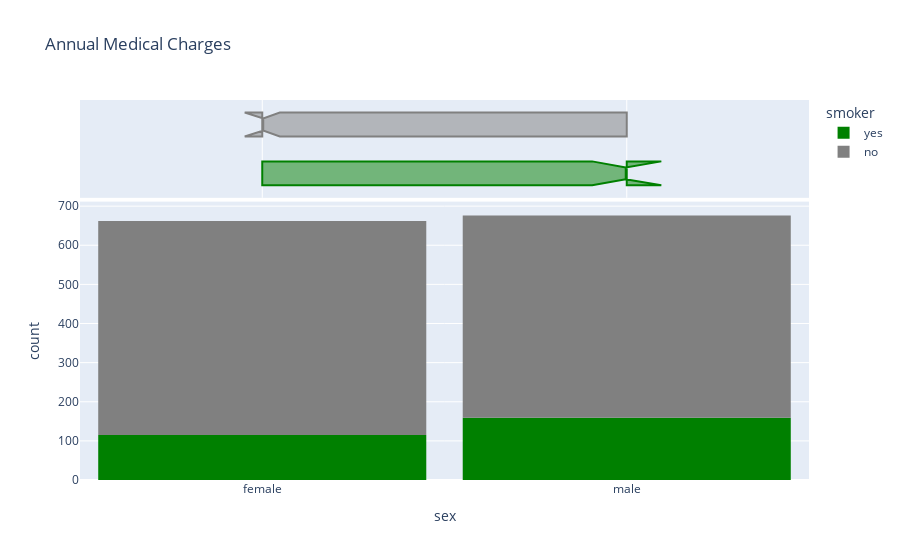

Notebook cell for this chart:
### Code cell
fig = px.histogram(medical_df, 
                   x='sex', 
                   marginal='box', 
                   color='smoker', 
                   color_discrete_sequence=['green', 'grey'], 
                   title='Annual Medical Charges')
fig.update_layout(bargap=0.1)
fig.show()

### Figure 1 — Plotly figure (JSON) as saved in the notebook; plotly's stock layout.template omitted (floating-point values rounded to 4 significant figures; data arrays with more than 128 entries replaced by an {"elided": "..."} marker saying what was removed)
{"data": [{"alignmentgroup": "True", "bingroup": "x", "hovertemplate": "smoker=yes<br>sex=%{x}<br>count=%{y}<extra></extra>", "legendgroup": "yes", "marker": {"color": "green", "pattern": {"shape": ""}}, "name": "yes", "offsetgroup": "yes", "orientation": "v", "showlegend": true, "type": "histogram", "x": {"elided": "274 str values"}, "xaxis": "x", "yaxis": "y"}, {"alignmentgroup": "True", "hovertemplate": "smoker=yes<br>sex=%{x}<extra></extra>", "legendgroup": "yes", "marker": {"color": "green"}, "name": "yes", "notched": true, "offsetgroup": "yes", "showlegend": false, "type": "box", "x": {"elided": "274 str values"}, "xaxis": "x2", "yaxis": "y2"}, {"alignmentgroup": "True", "bingroup": "x", "hovertemplate": "smoker=no<br>sex=%{x}<br>count=%{y}<extra></extra>", "legendgroup": "no", "marker": {"color": "grey", "pattern": {"shape": ""}}, "name": "no", "offsetgroup": "no", "orientation": "v", "showlegend": true, "type": "histogram", "x": {"elided": "1064 str values"}, "xaxis": "x", "yaxis": "y"}, {"alignmentgroup": "True", "hovertemplate": "smoker=no<br>sex=%{x}<extra></extra>", "legendgroup": "no", "marker": {"color": "grey"}, "name": "no", "notched": true, "offsetgroup": "no", "showlegend": false, "type": "box", "x": {"elided": "1064 str values"}, "xaxis": "x2", "yaxis": "y2"}], "layout": {"bargap": 0.1, "barmode": "relative", "legend": {"title": {"text": "smoker"}, "tracegroupgap": 0}, "title": {"text": "Annual Medical Charges"}, "xaxis": {"anchor": "y", "domain": [0, 1], "title": {"text": "sex"}}, "xaxis2": {"anchor": "y2", "domain": [0, 1], "matches": "x", "showgrid": true, "showticklabels": false}, "yaxis": {"anchor": "x", "domain": [0, 0.7326], "title": {"text": "count"}}, "yaxis2": {"anchor": "x2", "domain": [0.7426, 1], "matches": "y2", "showgrid": false, "showline": false, "showticklabels": false, "ticks": ""}}}
